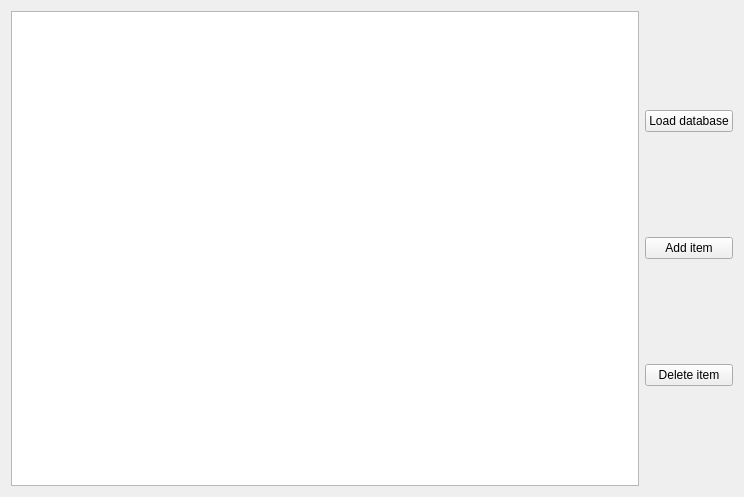
<?xml version="1.0" encoding="UTF-8"?>
<ui version="4.0">
 <class>MainWindow</class>
 <widget class="QMainWindow" name="MainWindow">
  <property name="geometry">
   <rect>
    <x>0</x>
    <y>0</y>
    <width>744</width>
    <height>497</height>
   </rect>
  </property>
  <property name="windowTitle">
   <string>yarl</string>
  </property>
  <widget class="QWidget" name="centralWidget">
   <layout class="QHBoxLayout" name="_2">
    <item>
     <layout class="QHBoxLayout" name="horizontalLayout">
      <property name="sizeConstraint">
       <enum>QLayout::SetMaximumSize</enum>
      </property>
      <item>
       <widget class="QTreeView" name="treeView"/>
      </item>
      <item>
       <layout class="QVBoxLayout" name="verticalLayout">
        <item>
         <widget class="QPushButton" name="LoadButton">
          <property name="text">
           <string>Load database</string>
          </property>
         </widget>
        </item>
        <item>
         <widget class="QPushButton" name="NewButton">
          <property name="text">
           <string>Add item</string>
          </property>
         </widget>
        </item>
        <item>
         <widget class="QPushButton" name="DeleteButton">
          <property name="text">
           <string>Delete item</string>
          </property>
         </widget>
        </item>
       </layout>
      </item>
     </layout>
    </item>
   </layout>
  </widget>
 </widget>
 <layoutdefault spacing="6" margin="11"/>
 <resources/>
 <connections/>
</ui>
